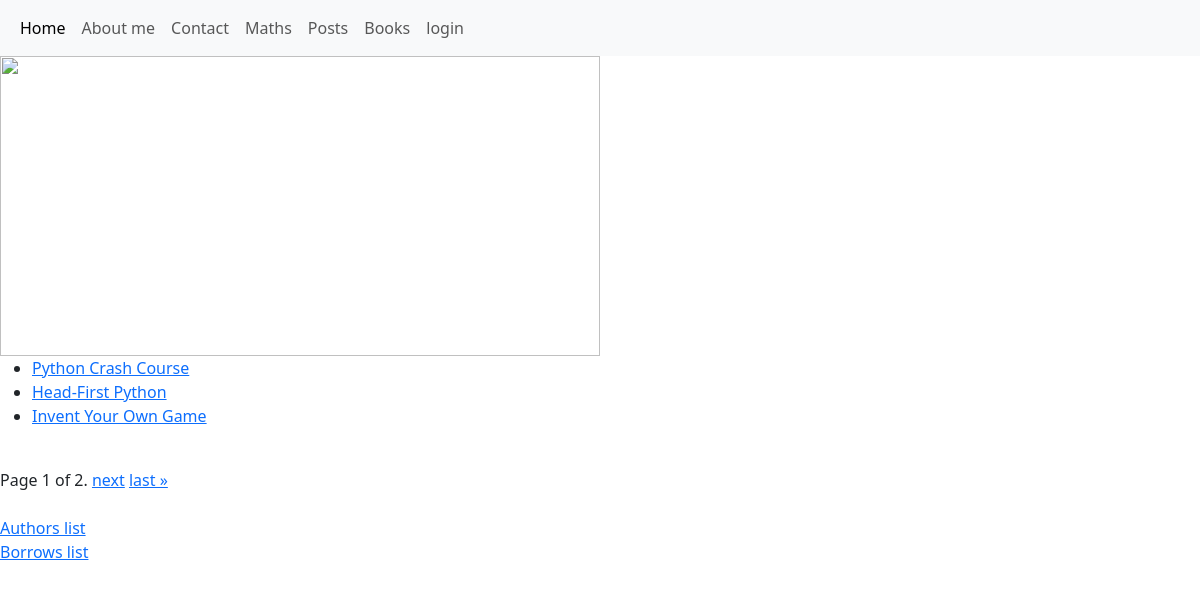
The page /books/ on the database its author committed.
### books/models.py (models this page shows, shortened)
class Book(models.Model):
   title = models.CharField(max_length=20)
   author_id = models.ForeignKey('books.Author', on_delete=models.CASCADE, null=True, blank=True)
   image = models.ImageField(upload_to='photos/%Y/%m/%d')
   tags = models.ManyToManyField("books.Tag", related_name="books")
   created = models.DateTimeField(auto_now_add=True)

### books/views.py (the view)
# urls.py: path('', books_list, name="list"),
def books_list(request):
   books = Book.objects.all()
   paginator = Paginator(books, 3)
   page_number = request.GET.get('page')
   books = paginator.get_page(page_number)
   return render(
       request=request,
       template_name="books/books_list.html",
       context={"books": books}
   )

### books/templates/books/books_list.html (shortened to what this page needs)
{% extends "main.html" %}
{% load django_bootstrap5 %}
{% block content %}
   <ul>
       {% for b in books %}
           <li><a href="{% url "books:details" b.id %}">{{ b.title }}</a></li>
       {% endfor %}
   </ul>
   <br/>
   <div class="pagination">
    <span class="step-links">
        <span class="current">
            Page {{ books.number }} of {{ books.paginator.num_pages }}.
        </span>
        {% if books.has_next %}
            <a href="?page={{ books.next_page_number }}">next</a>
            <a href="?page={{ books.paginator.num_pages }}">last »</a>
        {% endif %}
    </span>
    </div>
    <br/>
    <a href="{% url "books:authors" %}">Authors list</a>
    <br/>
    <a href="{% url "books:borrows" %}">Borrows list</a>
{% endblock %}

### rows shown on the page
Book: title "Python Crash Course"
Book: title "Head-First Python"
Book: title "Invent Your Own Game"

### other values the page prints
{{ books.number }} "1"
{{ books.paginator.num_pages }} "2"
